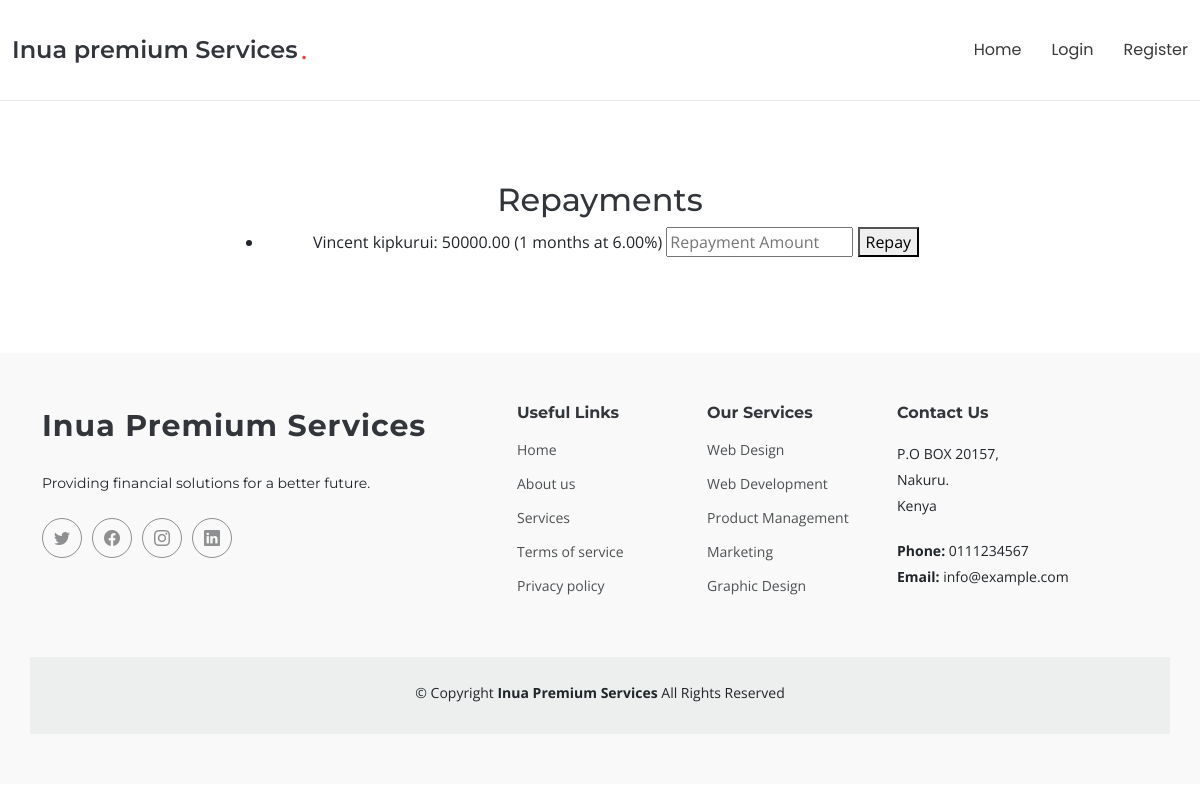
Page /loanOfficer/repayments.php on the earlier database version.
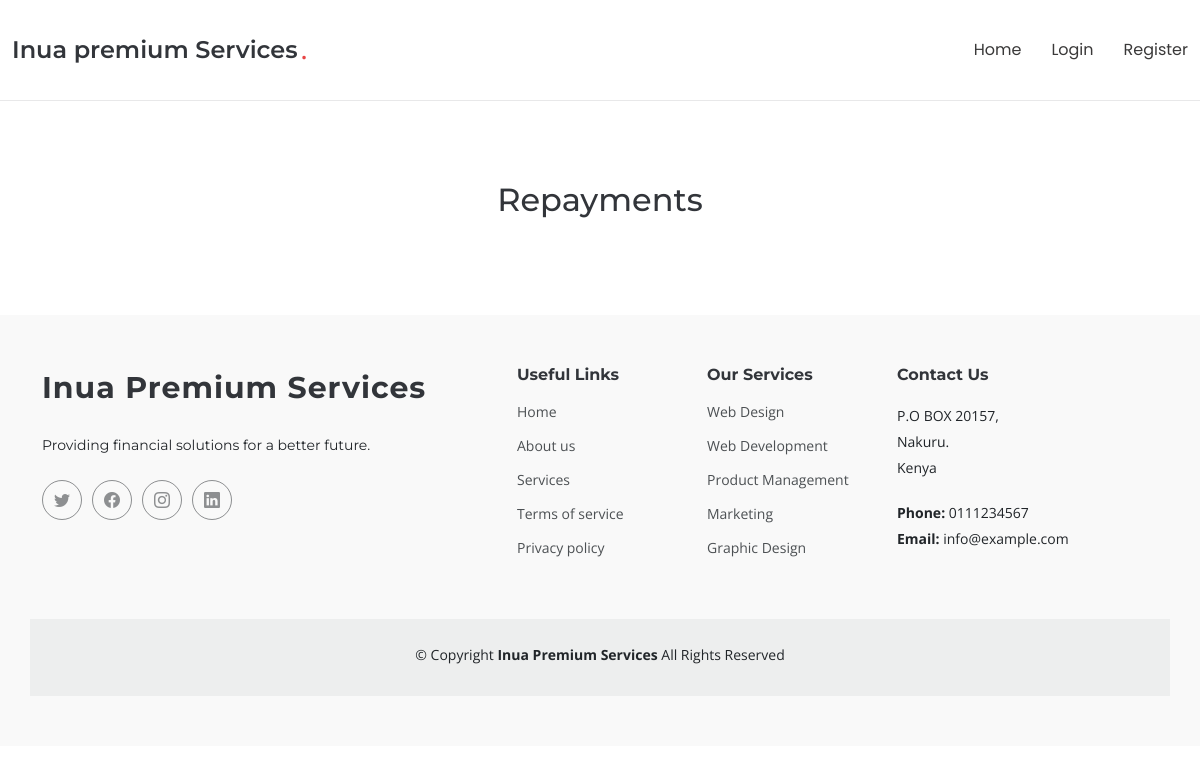
Same page on the later database version.
### tables this page shows
CREATE TABLE `loans` (
  `id` int(11) NOT NULL,
  `client_id` int(11) NOT NULL,
  `amount` decimal(10,2) NOT NULL,
  `term` int(11) NOT NULL,
  `interest_rate` decimal(5,2) NOT NULL,
  `status` enum('Pending','Approved','Rejected','Disbursed') NOT NULL,
  `due_date` date DEFAULT NULL,
  `loan_officer` int(11) NOT NULL
);

CREATE TABLE `users` (
  `id` int(11) NOT NULL,
  `name` varchar(100) NOT NULL,
  `email` varchar(100) NOT NULL,
  `phone` varchar(10) NOT NULL,
  `password` varchar(255) NOT NULL,
  `is_active` varchar(30) NOT NULL DEFAULT 'inactive',
  `role_id` varchar(11) NOT NULL,
  `area` varchar(11) NOT NULL
);

### includes/functions.php (called while the page is built, shortened)
<?php
function db_connect() {
    $host = 'localhost';
    $db = 'microfinance';
    $user = 'root';
    $pass = '';
    try {
        return new PDO("mysql:host=$host;dbname=$db", $user, $pass, [
            PDO::ATTR_ERRMODE => PDO::ERRMODE_EXCEPTION,
            PDO::ATTR_DEFAULT_FETCH_MODE => PDO::FETCH_ASSOC,
        ]);
    } catch (PDOException $e) {
        die('Connection failed: ' . $e->getMessage());
    }
}
?>

### loanOfficer/repayments.php (the view, shortened to what this page needs)
<?php
include '../includes/header.php';
include '../includes/functions.php';
$disbursed_loans = db_connect()->query("SELECT loans.*, users.name AS client_name FROM loans JOIN users ON loans.client_id = users.id WHERE status = 'Disbursed'")->fetchAll(PDO::FETCH_ASSOC);
?>
<h2>Repayments</h2>
<ul>
    <?php foreach ($disbursed_loans as $loan): ?>
    <li>
        <?= $loan['client_name'] ?>: <?= $loan['amount'] ?> (<?= $loan['term'] ?> months at <?= $loan['interest_rate'] ?>%)
        <form method="post" action="" style="display:inline;">
            <input type="number" name="amount" placeholder="Repayment Amount" required>
            <button type="submit">Repay</button>
        </form>
    </li>
    <?php endforeach; ?>
</ul>
<?php include '../includes/footer.php'; ?>

### includes/header.php (shortened to what this page needs)
<!DOCTYPE html>
<html lang="en">
<head>
  <link href="../assets/vendor/bootstrap/css/bootstrap.min.css" rel="stylesheet">
  <link href="../assets/vendor/bootstrap-icons/bootstrap-icons.css" rel="stylesheet">
  <link href="../assets/vendor/aos/aos.css" rel="stylesheet">
  <link href="../assets/vendor/glightbox/css/glightbox.min.css" rel="stylesheet">
  <link href="../assets/vendor/swiper/swiper-bundle.min.css" rel="stylesheet">
  <link href="../assets/css/main.css" rel="stylesheet">
</head>
<body>
  <header id="header" class="header d-flex align-items-center sticky-top">
    <div class="container-fluid position-relative d-flex align-items-center justify-content-between">
      <a href="../index.php" class="logo d-flex align-items-center me-auto me-xl-0">
        <h1 class="sitename">Inua premium Services</h1><span>.</span>
      </a>
      <nav id="navmenu" class="navmenu">
        <ul>
          <li><a href="../index.php">Home</a></li>
          <li><a href="../login.php">Login</a></li>
          <li><a href="../register.php">Register</a></li>
        </ul>
      </nav>
    </div>
  </header>
  <main class="main">
    <div class="page-title" data-aos="fade">
      <div class="heading">
        <div class="container">
          <div class="row d-flex justify-content-center text-center">
            <div class="col-lg-8">

### includes/footer.php (shortened to what this page needs)
</div>
          </div>
        </div>
      </div>
    </div>
  </main>
  <footer id="footer" class="footer position-relative light-background">
    <div class="container footer-top">
      <div class="row gy-4">
        <div class="col-lg-5 col-md-12 footer-about">
          <a href="../index.php" class="logo d-flex align-items-center">
            <span class="sitename">Inua Premium Services</span>
          </a>
          <p>Providing financial solutions for a better future.</p>
          <div class="social-links d-flex mt-4">
            <a href="#"><i class="bi bi-twitter"></i></a>
            <a href="#"><i class="bi bi-facebook"></i></a>
            <a href="#"><i class="bi bi-instagram"></i></a>
            <a href="#"><i class="bi bi-linkedin"></i></a>
          </div>
        </div>
        <div class="col-lg-2 col-6 footer-links">
          <h4>Useful Links</h4>
          <ul>
            <li><a href="#">Home</a></li>
            <li><a href="#">About us</a></li>
            <li><a href="#">Services</a></li>
            <li><a href="#">Terms of service</a></li>
            <li><a href="#">Privacy policy</a></li>
          </ul>
        </div>
        <div class="col-lg-2 col-6 footer-links">
          <h4>Our Services</h4>
          <ul>
            <li><a href="#">Web Design</a></li>
            <li><a href="#">Web Development</a></li>
            <li><a href="#">Product Management</a></li>
            <li><a href="#">Marketing</a></li>
            <li><a href="#">Graphic Design</a></li>
          </ul>
        </div>
        <div class="col-lg-3 col-md-12 footer-contact text-center text-md-start">
          <h4>Contact Us</h4>
          <p>P.O BOX 20157,</p>
          <p>Nakuru.</p>
          <p>Kenya</p>
          <p class="mt-4"><strong>Phone:</strong> <span>0111234567</span></p>
          <p><strong>Email:</strong> <span>info@example.com</span></p>
        </div>
      </div>
    </div>
    <div class="container copyright text-center mt-4">
      <p>© <span>Copyright</span> <strong class="sitename">Inua Premium Services</strong> <span>All Rights Reserved</span></p>
    </div>
  </footer>
</body>
</html>

### assets/css/main.css (style rules this page uses)
:root { --default-font: "Open Sans", system-ui, -apple-system, "Segoe UI", Roboto, "Helvetica Neue", Arial, "Noto Sans", "Liberation Sans", sans-serif, "Apple Color Emoji", "Segoe UI Emoji", "Segoe UI Symbol", "Noto Color Emoji"; --heading-font: "Montserrat", sans-serif; --nav-font: "Poppins", sans-serif; }
:root { --background-color: #ffffff; --default-color: #212529; --heading-color: #32353a; --accent-color: #e84545; --surface-color: #ffffff; --contrast-color: #ffffff; }
:root { --nav-color: #3a3939; --nav-hover-color: #e84545; --nav-mobile-background-color: #ffffff; --nav-dropdown-background-color: #ffffff; --nav-dropdown-color: #3a3939; --nav-dropdown-hover-color: #e84545; }
.light-background { --background-color: #f9f9f9; --surface-color: #ffffff; }
:root { scroll-behavior: smooth; }
body { color: var(--default-color); background-color: var(--background-color); font-family: var(--default-font); }
a { color: var(--accent-color); text-decoration: none; transition: 0.3s; }
h1, h2, h3, h4, h5, h6 { color: var(--heading-color); font-family: var(--heading-font); }
.header { color: var(--default-color); background-color: var(--background-color); padding: 20px 0; transition: all 0.5s; z-index: 997; }
.header .logo { line-height: 1; }
.header .logo h1 { font-size: 24px; margin: 0; font-weight: 600; color: var(--heading-color); }
.header .logo span { color: var(--accent-color); font-size: 24px; font-weight: 600; padding-left: 3px; }
@media (max-width: 1200px) { .header .logo { order: 1; } }
@media (max-width: 1200px) { .header .navmenu { order: 3; } }
@media (min-width: 1200px) { .navmenu { padding: 0; } }
@media (min-width: 1200px) { .navmenu ul { margin: 0; padding: 0; display: flex; list-style: none; align-items: center; } }
@media (min-width: 1200px) { .navmenu li { position: relative; } }
@media (min-width: 1200px) { .navmenu a, .navmenu a:focus { color: var(--nav-color); padding: 18px 15px; font-size: 16px; font-family: var(--nav-font); font-weight: 400; display: flex; align-items: center; justify-content: space-between; white-space: nowrap; transition: 0.3s; } }
@media (min-width: 1200px) { .navmenu li:last-child a { padding-right: 0; } }
.footer { color: var(--default-color); background-color: var(--background-color); font-size: 14px; padding-bottom: 50px; position: relative; }
.footer .footer-top { padding-top: 50px; }
.footer .footer-about .logo { margin-bottom: 25px; }
.footer .footer-about .logo span { color: var(--heading-color); font-size: 30px; font-weight: 700; letter-spacing: 1px; font-family: var(--heading-font); }
.footer .footer-about p { font-size: 14px; font-family: var(--heading-font); }
.footer .social-links a { display: flex; align-items: center; justify-content: center; width: 40px; height: 40px; border-radius: 50%; border: 1px solid color-mix(in srgb, var(--default-color), transparent 50%); font-size: 16px; color: color-mix(in srgb, var(--default-color), transparent 50%); margin-right: 10px; transition: 0.3s; }
.footer h4 { font-size: 16px; font-weight: bold; position: relative; padding-bottom: 12px; }
.footer .footer-links { margin-bottom: 30px; }
.footer .footer-links ul { list-style: none; padding: 0; margin: 0; }
.footer .footer-links ul li { padding: 10px 0; display: flex; align-items: center; }
.footer .footer-links ul li:first-child { padding-top: 0; }
.footer .footer-links ul a { color: color-mix(in srgb, var(--default-color), transparent 20%); display: inline-block; line-height: 1; }
.footer .footer-contact p { margin-bottom: 5px; }
.footer .copyright { padding-top: 25px; padding-bottom: 25px; background-color: color-mix(in srgb, var(--default-color), transparent 95%); }
.footer .copyright p { margin-bottom: 0; }
.page-title { color: var(--default-color); background-color: var(--background-color); position: relative; }
.page-title .heading { padding: 80px 0; border-top: 1px solid color-mix(in srgb, var(--default-color), transparent 90%); }

Differences in the rows shown:
removed loans: client.name "Vincent kipkurui", amount "50000.00", term "1", interest_rate "6.00"
